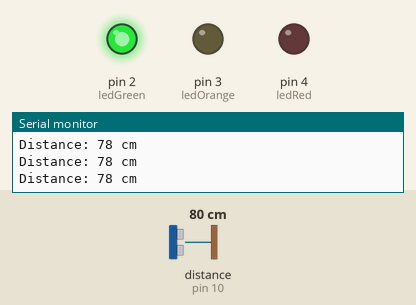
Recording of a sketch running on a simulated Arduino Uno, built with avr-gcc and run on an emulated ATmega328P. Parts: output pins drawn as LEDs (lit = HIGH), the last lines printed to the serial monitor. Wiring (inferred from the names in the program): ultrasonic range finder: trigger pin 9; echo pin 10. The inputs (shaded band) are chosen by the test bench; at power-on: distance to the obstacle (sensor on pin 10) 80 cm. The echo pulse lasts 58.3 µs per cm; pins used as bus, display or sensor lines are not drawn.

Above: at 1.2 s.
1.3 s: distance to the obstacle (sensor on pin 10) set to 34 cm
2.8 s: distance to the obstacle (sensor on pin 10) set to 27 cm
At 3.9 s:
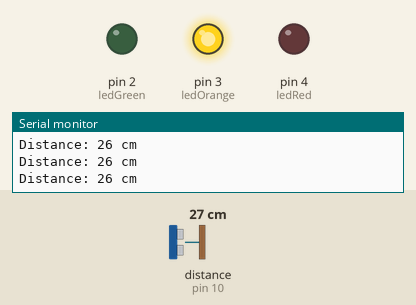
4.3 s: distance to the obstacle (sensor on pin 10) set to 12 cm
7.3 s: distance to the obstacle (sensor on pin 10) set to 9 cm
At 7.8 s:
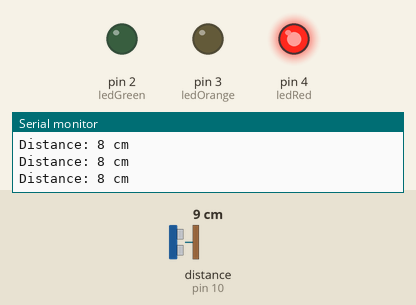
8.8 s: distance to the obstacle (sensor on pin 10) set to 18 cm
At 9.5 s:
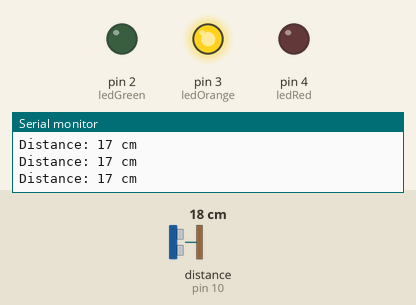
10.3 s: distance to the obstacle (sensor on pin 10) set to 2 cm
At 11.6 s:
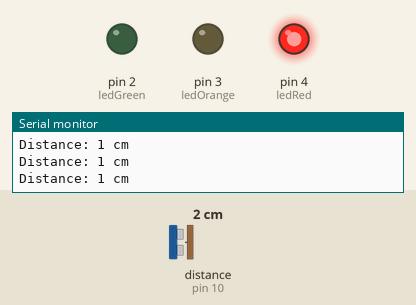
Timing chart, 0 to 12.8 s (numbered marks = the images above; inputs shaded):
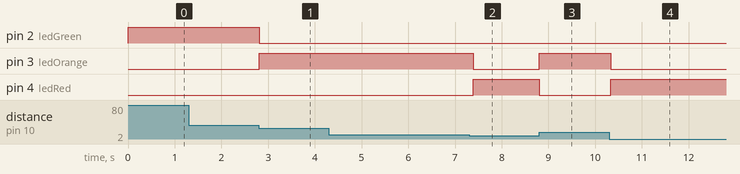

The sketch:

code.ino
```cpp
// Déclaration des broches auxquelles sont connectés nos composants
const int trigPin = 9;        // Broche du trigger (envoi du signal)
const int echoPin = 10;       // Broche de l'écho (réception du signal)
const int ledGreen = 2;
const int ledOrange = 3;
const int ledRed = 4;

// Initialisation des broches et de la communication série
void setup() {
  pinMode(trigPin, OUTPUT);   // trigPin en mode sortie (envoi du signal)
  pinMode(echoPin, INPUT);    // echoPin en mode entrée (réception du signal)
  // LEDs en mode sortie
  pinMode(ledGreen, OUTPUT);
  pinMode(ledOrange, OUTPUT);
  pinMode(ledRed, OUTPUT);
  Serial.begin(9600);         // Démarrage de la communication en série
}

void loop() {
  // Envoie une impulsion de 10 microsecondes pour déclencher la mesure du capteur
  digitalWrite(trigPin, LOW);
  delayMicroseconds(2);
  digitalWrite(trigPin, HIGH);
  delayMicroseconds(10);
  digitalWrite(trigPin, LOW);

  // Mesure le temps que met l'écho à revenir et le stocke dans 'duration'
  long duration = pulseIn(echoPin, HIGH);

  // Convertit la durée en distance (en centimètres)
  int distance = duration * 0.034 / 2;

  // Affiche la distance mesurée dans le moniteur série
  Serial.print("Distance: ");
  Serial.print(distance);
  Serial.println(" cm");

  // Allume les LEDs en fonction de la distance mesurée
  if (distance < 10) { // Si la distance est inférieure à 10 cm, on allume la LED rouge
    digitalWrite(ledRed, HIGH);
    digitalWrite(ledOrange, LOW);
    digitalWrite(ledGreen, LOW);
  } else if (distance >= 10 && distance < 30) { // Si la distance est entre 10 et 30 cm, on allume la LED orange
    digitalWrite(ledRed, LOW);
    digitalWrite(ledOrange, HIGH);
    digitalWrite(ledGreen, LOW);
  } else { // Si la distance est supérieure à 30 cm, on allume la LED verte
    digitalWrite(ledRed, LOW);
    digitalWrite(ledOrange, LOW);
    digitalWrite(ledGreen, HIGH);
  }

  // Attente de 100 ms avant de refaire une mesure
  delay(100);
}
```

Measured:
- the behaviour switches between 31 and 30 cm on distance to the obstacle (sensor on pin 10) (found by bisection; images 0 and 1)
- the behaviour switches between 11 and 10 cm on distance to the obstacle (sensor on pin 10) (found by bisection; images 1 and 2)
- after the input at 2.8 s, pin 2 (ledGreen): HIGH → LOW at once; pin 3 (ledOrange): LOW → HIGH at once
- after the input at 7.3 s, pin 3 (ledOrange): HIGH → LOW after 0.09 s; pin 4 (ledRed): LOW → HIGH after 0.09 s
- after the input at 8.8 s, pin 3 (ledOrange): LOW → HIGH at once; pin 4 (ledRed): HIGH → LOW at once
- after the input at 10.3 s, pin 3 (ledOrange): HIGH → LOW at once; pin 4 (ledRed): LOW → HIGH at once
